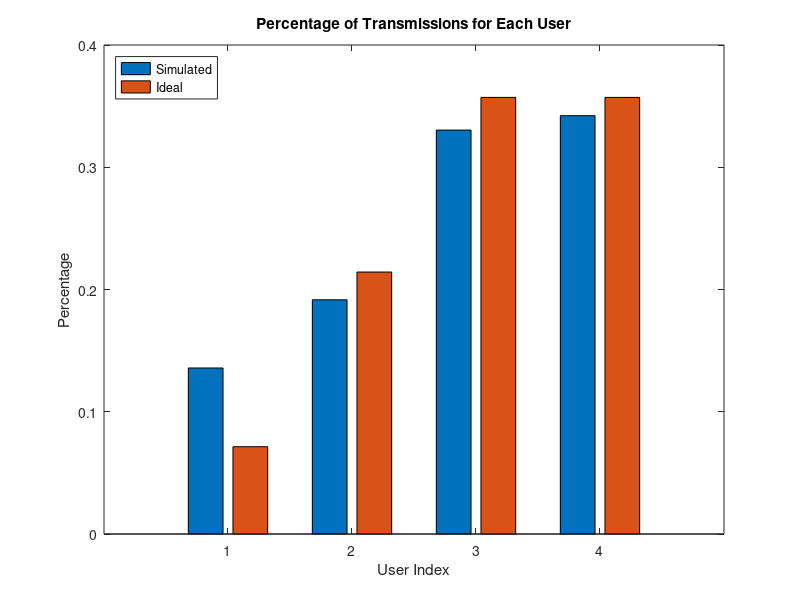

This chart was generated by the following MATLAB code:

% Nate Raymondi, 2/24/2020

% Creating an opportunistic transmission scheduler as defined in
% "Opportunistic Transmission Scheduling with Resource Sharing Constraints
% in Wireless Networks" by Liu et. al. (2001)


% Prespecify the time-fraction rate constraints of the users
%   this vector should sum to 1
rVec = [1 3 5 5]; 
rVecSum = sum(rVec); rVec = rVec/rVecSum;    % performs the [0,1] range normalization
N = length(rVec);

% we'll consider these channel measurements from a Rayleigh distribution
scale = 2.2;            % scale parameter of the distribution

numTransmissions = 10000;
v = zeros(numTransmissions+1,N);
Q = zeros(1,N); Qchoice = zeros(numTransmissions,N);

for index = 1:numTransmissions
    % Take channel utility measurements
    U = raylrnd(scale,size(rVec));
    %U = [1 1 1 3];             % fixed utility for debugging
    
    % Q(U) = argmax(Ui + vi)
    for i = 1:N
        Q(i) = U(i) + v(index,i);
    end
    
    [maxValue,maxIndex] = max(Q);   % pick the user 
    Qchoice(index,maxIndex) = 1;    % record this value for later
    
    % update the v vector 
    for i = 1:N
        if i == maxIndex
            v(index+1,i) = v(index,i) - (1/index)*(1-rVec(i));
        else 
            v(index+1,i) = v(index,i) - (1/index)*(0-rVec(i));
        end
    end   
end
    
choices = sum(Qchoice);
choicesPDF = choices/numTransmissions;
data = [choicesPDF' rVec'];

figure; bar(data); legend('Simulated','Ideal','Location','northwest')
title('Percentage of Transmissions for Each User'); 
xlabel('User Index'); ylabel('Percentage')
    
    
    
    
    
    
    
    
    
    
    
    
    
    
    
    